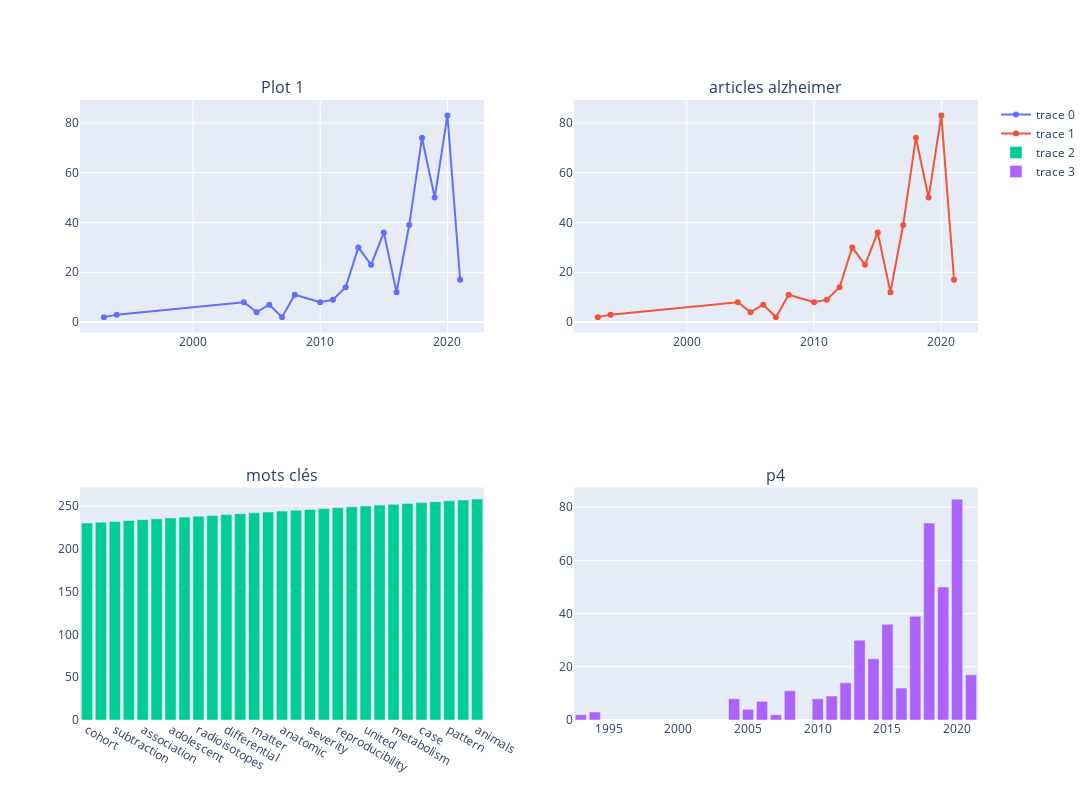

The code cell stored with this chart in its notebook:
### Code cell
# 'count_alzheimer'

df_dat_them=df[['Annee','count_cardiovascular','count_cancer',
                'count_schizophrenia','count_diabetes','count_AIDS','count_asthma','count_alzheimer']]
df7=df_dat_them[['Annee','count_alzheimer']]
df7= df7[df7['count_alzheimer'] >1]
df7 = df7.groupby(['Annee']).count_alzheimer.sum().reset_index()
from plotly.subplots import make_subplots

fig7 = make_subplots(rows=2, cols=2, subplot_titles=['Plot 1','articles alzheimer', 'mots clés','p4'])
fig7.add_scatter(x=df7['Annee'], y= df7['count_alzheimer'], row=1, col=1)
fig7.add_scatter(x=df7['Annee'], y= df7['count_alzheimer'], row=1, col=2)
fig7.add_bar(x=list(d_key7.keys()), y=list(d_key7.values()), row=2,col=1)
fig7.add_bar(x=df7['Annee'], y=df7['count_alzheimer'], row=2,col=2)
fig7.update_yaxes(automargin=True)
fig7['layout'].update(width=1200, height=800, autosize=True)
fig7

### Figure 1 — Plotly figure (JSON) as saved in the notebook; plotly's stock layout.template omitted (floating-point values rounded to 4 significant figures)
{"data": [{"type": "scatter", "x": [1993, 1994, 2004, 2005, 2006, 2007, 2008, 2010, 2011, 2012, 2013, 2014, 2015, 2016, 2017, 2018, 2019, 2020, 2021], "xaxis": "x", "y": [2, 3, 8, 4, 7, 2, 11, 8, 9, 14, 30, 23, 36, 12, 39, 74, 50, 83, 17], "yaxis": "y"}, {"type": "scatter", "x": [1993, 1994, 2004, 2005, 2006, 2007, 2008, 2010, 2011, 2012, 2013, 2014, 2015, 2016, 2017, 2018, 2019, 2020, 2021], "xaxis": "x2", "y": [2, 3, 8, 4, 7, 2, 11, 8, 9, 14, 30, 23, 36, 12, 39, 74, 50, 83, 17], "yaxis": "y2"}, {"type": "bar", "x": ["cohort", "neuroimaging", "subtraction", "symptoms", "association", "roc", "adolescent", "nervous", "radioisotopes", "wide", "differential", "decision", "matter", "principal", "anatomic", "amyloid", "severity", "schedule", "reproducibility", "information", "united", "sensitivity", "metabolism", "topic", "case", "pathology", "pattern", "predictive", "animals"], "xaxis": "x3", "y": [230, 231, 232, 233, 234, 235, 236, 237, 238, 239, 240, 241, 242, 243, 244, 245, 246, 247, 248, 249, 250, 251, 252, 253, 254, 255, 256, 257, 258], "yaxis": "y3"}, {"type": "bar", "x": [1993, 1994, 2004, 2005, 2006, 2007, 2008, 2010, 2011, 2012, 2013, 2014, 2015, 2016, 2017, 2018, 2019, 2020, 2021], "xaxis": "x4", "y": [2, 3, 8, 4, 7, 2, 11, 8, 9, 14, 30, 23, 36, 12, 39, 74, 50, 83, 17], "yaxis": "y4"}], "layout": {"annotations": [{"font": {"size": 16}, "showarrow": false, "text": "Plot 1", "x": 0.225, "xanchor": "center", "xref": "paper", "y": 1, "yanchor": "bottom", "yref": "paper"}, {"font": {"size": 16}, "showarrow": false, "text": "articles alzheimer", "x": 0.775, "xanchor": "center", "xref": "paper", "y": 1, "yanchor": "bottom", "yref": "paper"}, {"font": {"size": 16}, "showarrow": false, "text": "mots clés", "x": 0.225, "xanchor": "center", "xref": "paper", "y": 0.375, "yanchor": "bottom", "yref": "paper"}, {"font": {"size": 16}, "showarrow": false, "text": "p4", "x": 0.775, "xanchor": "center", "xref": "paper", "y": 0.375, "yanchor": "bottom", "yref": "paper"}], "autosize": true, "height": 800, "width": 1200, "xaxis": {"anchor": "y", "domain": [0, 0.45]}, "xaxis2": {"anchor": "y2", "domain": [0.55, 1]}, "xaxis3": {"anchor": "y3", "domain": [0, 0.45]}, "xaxis4": {"anchor": "y4", "domain": [0.55, 1]}, "yaxis": {"anchor": "x", "automargin": true, "domain": [0.625, 1]}, "yaxis2": {"anchor": "x2", "automargin": true, "domain": [0.625, 1]}, "yaxis3": {"anchor": "x3", "automargin": true, "domain": [0, 0.375]}, "yaxis4": {"anchor": "x4", "automargin": true, "domain": [0, 0.375]}}}
